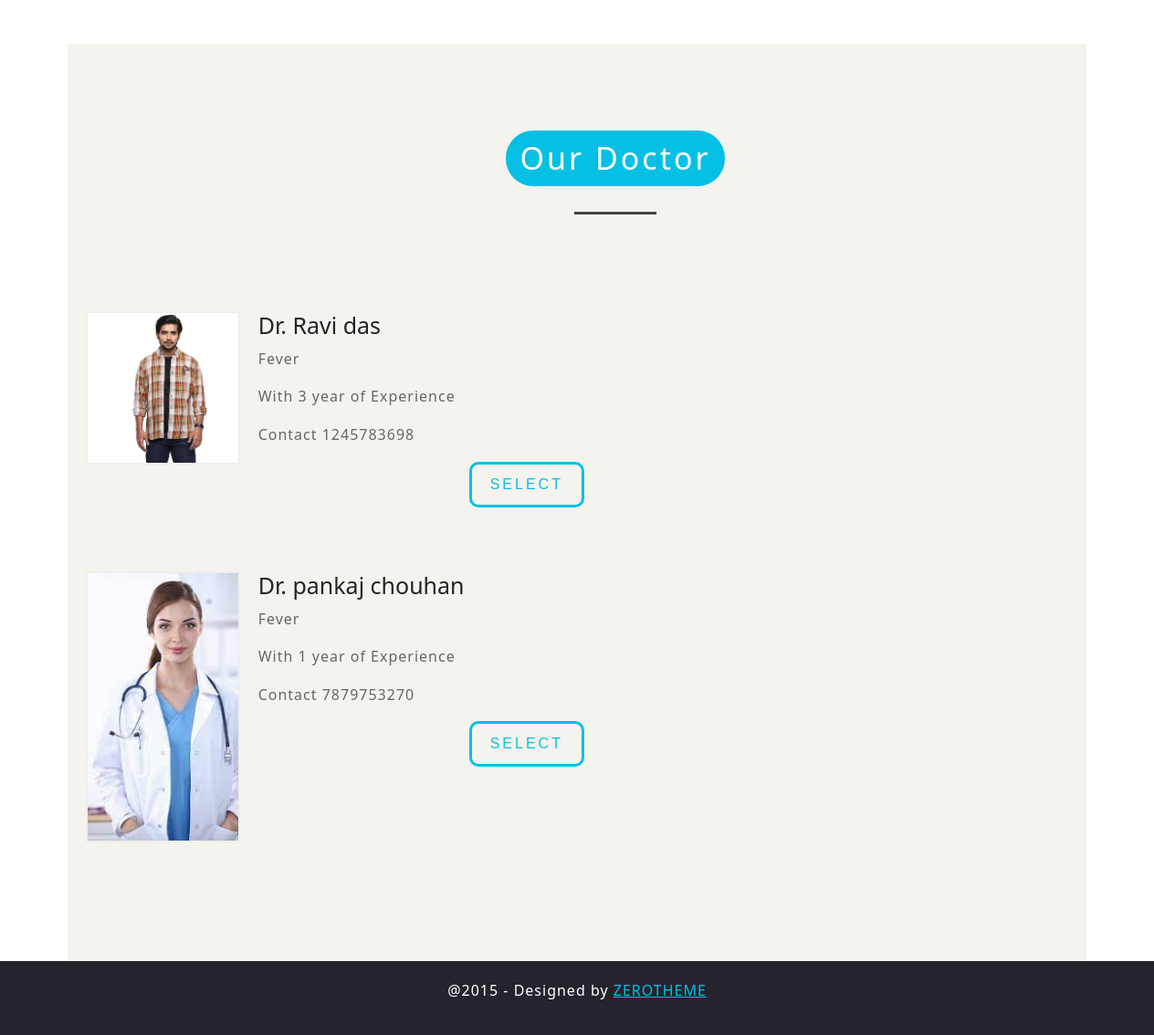
The app's page /docuter/ (signed in) with its own data.
### app/models.py (models this page shows, shortened)
class Docutor(models.Model):
    name = models.CharField(max_length=250)
    photo = models.ImageField(upload_to= "UploadDocutor/")
    email = models.EmailField(max_length=254, unique=True)
    password = models.CharField(max_length=100, blank=True)
    phone = models.CharField(max_length=12)
    gender = models.CharField(choices=GENDER_CHOICES, max_length=50)
    degree =  models.CharField(max_length=100)
    experience = models.CharField(max_length=100)
    specialzation = models.CharField(max_length=100)
    appoiment = models.DateField()
    address = models.CharField(max_length=250)
    created = models.DateTimeField(auto_now_add=True)
    updated = models.DateTimeField(auto_now=True)

### app/views.py (the view)
# urls.py: path('docuter/',views.docuter, name ="docuter"),
def docuter(request):
    if request.session.get('name') is not None:
        patient_session = request.session.get('name', 'default_value')
        print(patient_session)
        patient = Patient.objects.get(Name = patient_session)
        print(patient.disease)
        request.session['id'] = patient.id
        if Docutor.objects.filter(specialzation__icontains = patient.disease):
            docutor = Docutor.objects.filter(specialzation__icontains = patient.disease)
            context = {
            'Docutors': docutor,
            'session': True
            }
    else:
        docutor = Docutor.objects.all()
        context = {
            'Docutors': docutor,
            'session': False
        }
    return render(request,'docutor.html', context)

### app/templates/docutor.html
{% extends "base.html" %}
{% block mainbody %}
{% load static %}
<div class="container pt-5">
    <section class="content-box boxstyle-2 box-2">
        <div class="zerogrid">
            <div class="row wrap-box">
                <div class="header"><div class="wrapper">
                    <center><h2>Our Doctor</h2></center>
                    <div class="line"></div>
                </div></div>
                {% for docuter in Docutors %}
                <div class="row">
                    <div class="col-1-2">
                        <div class="post">
                            <div class="col-1-3">
                                <div class="wrap-col">
                                    <a href="#"><img src="{{docuter.photo.url}}"/></a>
                                </div>
                            </div>
                            <div class="col-2-3">
                                <div class="wrap-col">
                                    <h3>Dr. {{docuter.name}}</h3>
                                    <p>{{docuter.specialzation}}</p>
                                    <p>With {{docuter.experience}} of Experience</p>
                                    <p>Contact {{docuter.phone}}</p>
                                    {% if session == True %}
                                    <a class="button button02 f-right" href="/donedocuter/{{docuter.id}}/">Select</a>
                                    {% endif %}
                                </div>
                            </div>
                        </div>
                    </div>
                </div>
                {% endfor %}
            </div>
        </div>
    </section>
</div>
{% endblock mainbody %}

### app/static/css/zerogrid.css (style rules this page uses)
.zerogrid { width: 1200px; position: relative; margin: 0 auto; padding: 0px; }
.zerogrid:after { content: "\0020"; display: block; height: 0; clear: both; visibility: hidden; }
.zerogrid .f-right { float: right!important; }
.zerogrid .row:before,.row:after { content: '\0020'; display: block; overflow: hidden; visibility: hidden; width: 0; height: 0; }
.zerogrid .row:after { clear: both; }
.zerogrid .row { zoom: 1; }
.zerogrid .wrap-col { margin:10px; }
.zerogrid .col-1-2, .zerogrid .col-1-3, .zerogrid .col-2-3, .zerogrid .col-1-4, .zerogrid .col-2-4, .zerogrid .col-3-4, .zerogrid .col-1-5, .zerogrid .col-2-5, .zerogrid .col-3-5, .zerogrid .col-4-5, .zerogrid .col-1-6, .zerogrid .col-2-6, .zerogrid .col-3-6, .zerogrid .col-4-6, .zerogrid .col-5-6 { float:left; display: inline-block; }
.zerogrid .col-1-2 { width:50%; }
.zerogrid .col-1-3 { width:33.33%; }
.zerogrid .col-2-3 { width:66.66%; }

### app/static/css/style.css (style rules this page uses)
a,abbr,acronym,address,applet,article,aside,audio,b,blockquote,big,body,center,canvas,caption,cite,code,command,datalist,dd,del,details,dfn,dl,div,dt,em,embed,fieldset,figcaption,figure,font,footer,form,h1,h2,h3,h4,h5,h6,header,hgroup,html,i,iframe,img,ins,kbd,keygen,label,legend,li,meter,nav,object,ol,output,p,pre,progress,q,s,samp,section,small,span,source,strike,strong,sub,sup,table,tbody,tfoot,thead,th,tr,tdvideo,tt,u,ul,var { background:transparent;border:0 none;font-size:100%;margin:0;padding:0;border:0;outline:0;vertical-align:top; }
img { vertical-align:top; }
article, aside, audio, canvas, command, datalist, details, embed, figcaption, figure, footer, header, hgroup, keygen, meter, nav, output, progress, section, source, video { display:block; }
html { -webkit-text-size-adjust: none; }
img { max-width:100%; height: auto;width: auto\9; }
a { color: #4C4C4C;text-decoration: none; }
h1, h2 { font-size: 25px;line-height: 25px; }
h3, h4 { font-size: 20px;line-height: 20px; }
p { margin: 10px 0;line-height: 1.6;letter-spacing: 1px;color: #666; }
.post:after, .post:before, article:after, article:before, section:after, section:before { clear: both; content: '\0020'; display: block; visibility: hidden; width: 0; height: 0; }
.line { width: 90px; height: 3px; background-color: #444;display: inline-block;margin-top:20px; }
html, body { width:100%; padding:0; margin:0; }
body { background: #808080;color: #3F3F3F;font-family: "Roboto",sans-serif; }
.content-box .wrap-box { padding:60px 10px; position: relative; }
.content-box .header { text-align: center; margin: 30px 0 90px 0; }
.content-box .header h2 { font-size: 34px; background-color:#05C0E4;letter-spacing: 3px;color:#fff;display: inline-block;padding:10px 15px;border-radius:30px; }
.content-box .header .wrapper { padding: 5px 30px; display: inline-block; }
.content-box .post h3 { margin: 10px 0;font-size: 25px; }
.content-box.boxstyle-2 { background: #F4F3EE; }
.content-box.box-2 .post img { width:100%;border: 2px solid #eee;max-width: 300px; }
.content-box.box-2 .post { margin-bottom: 60px ; }
.content-box.box-2 a.button { margin:0px; }
a.button { cursor: pointer; font-family: Arial, Helvetica, sans-serif; font-size: 16px; border:1px solid #ffffff; display: inline-block; text-decoration: none; margin: 25px 0 25px 0; padding: 10px 20px; text-transform: uppercase; color: #fff; font-weight: bold; -webkit-border-radius: 10px; -moz-border-radius: 10px; -khtml-border-radius: 10px; border-radius: 10px; letter-spacing: 3px; }
a.button.button02 { color: #05C0E4;border: 3px solid #05C0E4;padding: 10px 20px;font-weight: 500; }

### app/static/css/responsive.css (style rules this page uses)
html { �-webkit-text-size-adjust: none; }
img { max-width:100%; height: auto;width: auto\9; }

### records on screen
Docutor: photo (picture), name "Ravi das", specialzation "Fever", experience "3 year", phone "1245783698"
Docutor: photo (picture), name "pankaj chouhan", specialzation "Fever", experience "1 year", phone "7879753270"
